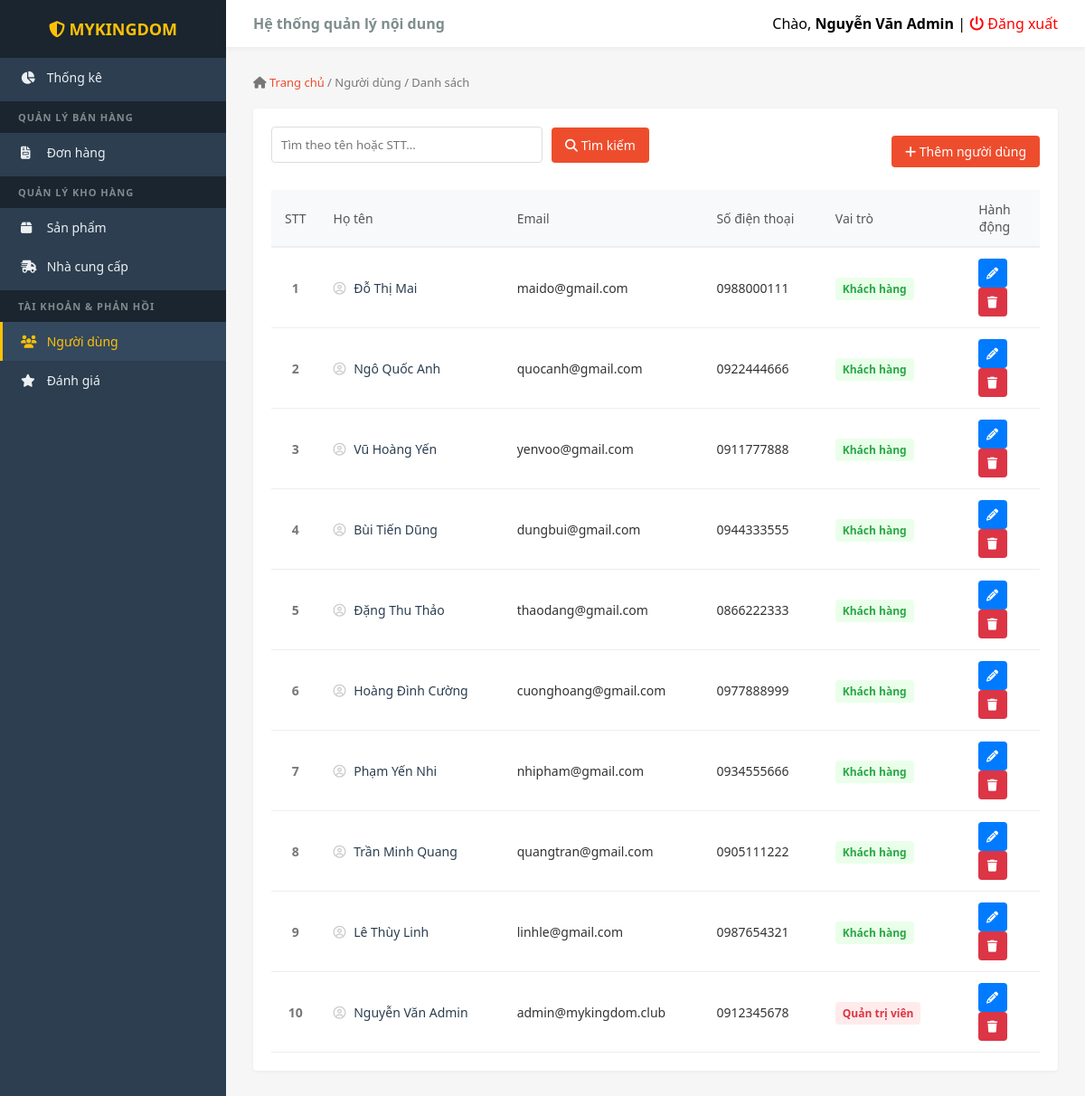
The app's page /admin/index.php?page=users (signed in), older data.
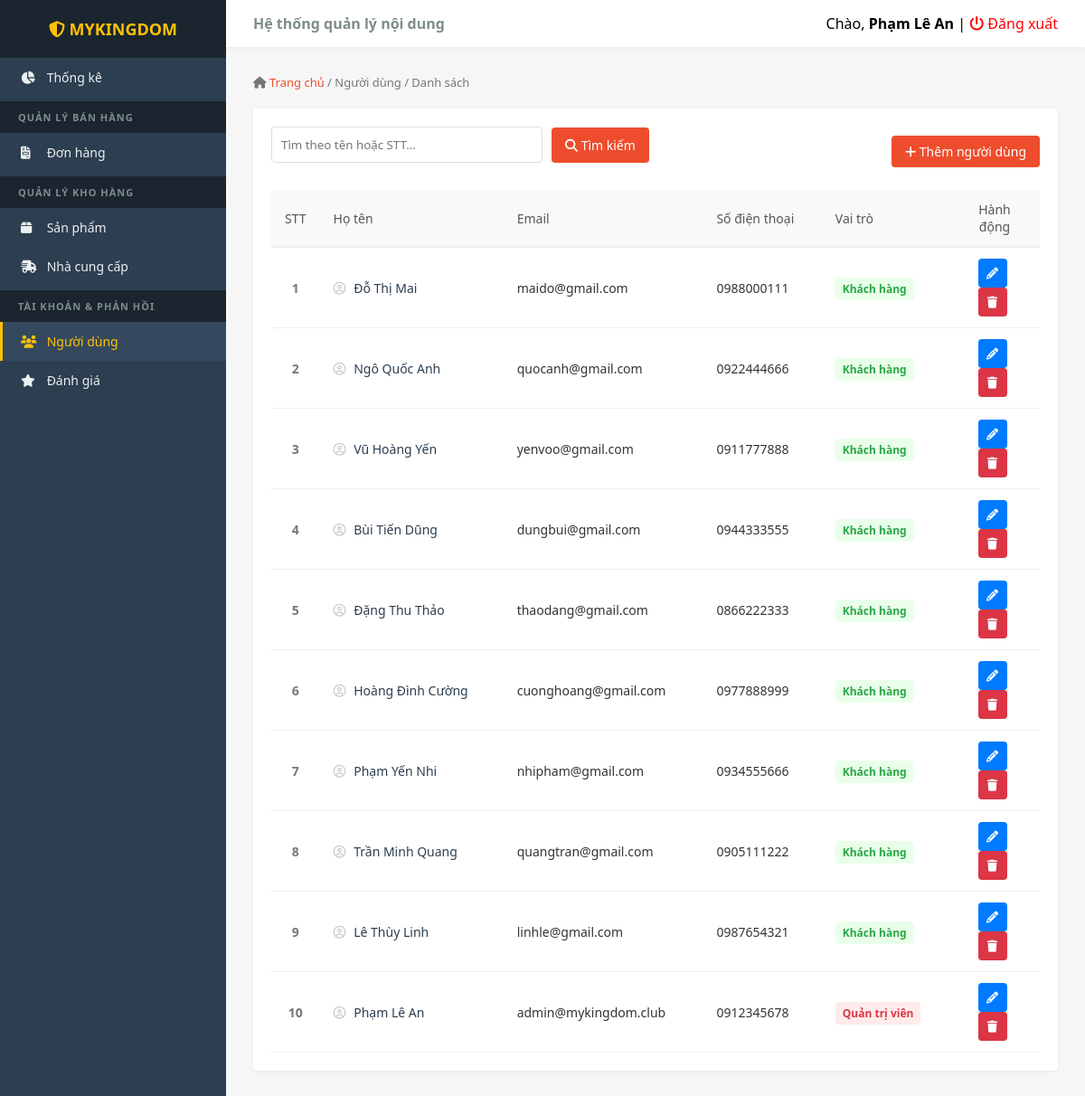
The same page, newer data.
### tables this page shows
CREATE TABLE `users` (
  `id` int(11) NOT NULL,
  `fullname` varchar(255) NOT NULL,
  `email` varchar(255) NOT NULL,
  `password` varchar(255) NOT NULL,
  `phone` varchar(15) DEFAULT NULL,
  `role` varchar(20) NOT NULL DEFAULT 'customer'
);

### admin/users.php (the view, shortened to what the changed rows need)
<?php
$action = isset($_GET['action']) ? $_GET['action'] : 'list';
?>
<?php
if ($action === 'add' || $action === 'edit'):
    $u = ['id'=>'', 'fullname'=>'', 'email'=>'', 'phone'=>'', 'role'=>'user'];
    if ($action === 'edit') {
        $stmt = $pdo->prepare("SELECT * FROM users WHERE id = ?");
        $stmt->execute([(int)$_GET['id']]);
        $u = $stmt->fetch();
    }
?>
    <div class="box" style="max-width: 600px;">
        <h3 style="margin-top: 0; margin-bottom: 20px; border-bottom: 1px solid #eee; padding-bottom: 15px;">
            <?= $action=='add' ? 'Tạo Tài Khoản Mới' : 'Cập Nhật Tài Khoản' ?>
        </h3>
        <form action="index.php?page=users" method="POST">
            <?php if($action=='add'): ?>
                <input type="hidden" name="create_user" value="1">
            <?php else: ?>
                <input type="hidden" name="update_user" value="1">
                <input type="hidden" name="user_id" value="<?= $u['id'] ?>">
            <?php endif; ?>
            <div class="sp-form-group">
                <label>Họ và Tên *</label>
                <input type="text" name="fullname" class="sp-form-control" value="<?= htmlspecialchars($u['fullname']) ?>" required>
            </div>
            <div class="sp-form-group">
                <label>Email đăng nhập *</label>
                <input type="email" name="email" class="sp-form-control" value="<?= htmlspecialchars($u['email']) ?>" required>
            </div>
            <div class="sp-form-group">
                <label>Số điện thoại liên hệ *</label>
                <input type="text" name="phone" class="sp-form-control" value="<?= htmlspecialchars($u['phone']) ?>" required>
            </div>
            <div class="sp-form-group">
                <label><?= $action=='add' ? 'Mật khẩu *' : 'Mật khẩu mới (Để trống nếu không muốn đổi)' ?></label>
                <input type="password" name="password" class="sp-form-control" <?= $action=='add' ? 'required' : '' ?> placeholder="Nhập mật khẩu...">
            </div>
            <div class="sp-form-group">
                <label>Phân quyền hệ thống *</label>
                <select name="role" class="sp-form-control" required>
                    <option value="user" <?= $u['role'] == 'user' ? 'selected' : '' ?>>Khách hàng (Chỉ mua sắm)</option>
                    <option value="admin" <?= $u['role'] == 'admin' ? 'selected' : '' ?>>Quản trị viên (Truy cập Admin)</option>
                </select>
            </div>
            <div style="text-align: right; margin-top: 25px;">
                <a href="index.php?page=users" style="padding: 8px 15px; color: #555; text-decoration: none; margin-right: 10px; border: 1px solid #ccc; border-radius: 4px;">Hủy bỏ</a>
                <button type="submit" style="background: #ee4d2d; color: #fff; border: none; padding: 9px 20px; border-radius: 4px; cursor: pointer; font-weight: 500;">
                    <i class="fa-solid fa-floppy-disk"></i> LƯU TÀI KHOẢN
                </button>
            </div>
        </form>
    </div>
<?php
else:
    $keyword = isset($_GET['keyword']) ? trim($_GET['keyword']) : '';
?>
    <div class="box">
        <table class="sp-table">
            <thead>
                <tr>
                    <th style="width: 50px; text-align: center;">STT</th>
                    <th>Họ tên</th>
                    <th>Email</th>
                    <th>Số điện thoại</th>
                    <th>Vai trò</th>
                    <th style="text-align: center; width: 100px;">Hành động</th>
                </tr>
            </thead>
            <tbody>
                <?php
                $sql = "SELECT * FROM users ORDER BY id DESC";
                $all_users = $pdo->query($sql)->fetchAll();
                $users = [];
                $display_index = 1;
                if ($keyword !== '') {
                    $keyword = preg_replace('/\s+/', ' ', $keyword);
                    $keywords = explode(' ', $keyword);
                    foreach ($all_users as $user_item) {
                        $fullname_lower = mb_strtolower($user_item['fullname'], 'UTF-8');
                        $stt_text = (string)$display_index;
                        $matched_all_keywords = true;
                        foreach ($keywords as $kw) {
                            $kw = trim($kw);
                            if ($kw === '') {
                                continue;
                            }
                            $kw_lower = mb_strtolower($kw, 'UTF-8');
                            if (is_numeric($kw)) {
                                if (
                                    strpos($stt_text, $kw) === false &&
                                    mb_strpos($fullname_lower, $kw_lower, 0, 'UTF-8') === false
                                ) {
                                    $matched_all_keywords = false;
                                    break;
                                }
                            } else {
                                if (mb_strpos($fullname_lower, $kw_lower, 0, 'UTF-8') === false) {
                                    $matched_all_keywords = false;
                                    break;
                                }
                            }
                        }
                        if ($matched_all_keywords) {
                            $user_item['display_stt'] = $display_index;
                            $users[] = $user_item;
                        }
                        $display_index++;
                    }
                } else {
                    foreach ($all_users as $user_item) {
                        $user_item['display_stt'] = $display_index;
                        $users[] = $user_item;
                        $display_index++;
                    }
                }
                if(count($users) > 0):
                    foreach ($users as $row):
                ?>
                <tr>
                    <td style="text-align: center; font-weight: bold; color: #777;"><?= htmlspecialchars($row['display_stt']) ?></td>
                    <td style="font-weight: 500; color: #2c3e50;"><i class="fa-regular fa-circle-user" style="color:#ccc; margin-right:5px;"></i> <?= htmlspecialchars($row['fullname']) ?></td>
                    <td><?= htmlspecialchars($row['email']) ?></td>
                    <td><?= htmlspecialchars($row['phone']) ?></td>
                    <td>
                        <?php if($row['role'] == 'admin'): ?>
                            <span style="background: #ffebeb; color: #dc3545; padding: 4px 8px; border-radius: 4px; font-size: 12px; font-weight: bold;">Quản trị viên</span>
                        <?php else: ?>
                            <span style="background: #eaffea; color: #28a745; padding: 4px 8px; border-radius: 4px; font-size: 12px; font-weight: bold;">Khách hàng</span>
                        <?php endif; ?>
                    </td>
                    <td style="text-align: center;">
                        <a href="index.php?page=users&action=edit&id=<?= $row['id'] ?>" class="btn-action btn-edit"><i class="fa-solid fa-pencil"></i></a>
                        <a href="index.php?page=users&action=delete&id=<?= $row['id'] ?>" class="btn-action btn-delete" onclick="return confirm('Cảnh báo: Bạn có chắc chắn muốn xóa tài khoản này?');"><i class="fa-solid fa-trash"></i></a>
                    </td>
                </tr>
                <?php
                    endforeach;
                else:
                ?>
                    <tr><td colspan="6" style="text-align: center; padding: 30px; color: #777;">Không tìm thấy người dùng phù hợp.</td></tr>
                <?php endif; ?>
            </tbody>
        </table>
    </div>
<?php endif; ?>

### admin/index.php (shortened to what the changed rows need)
<?php
$page = isset($_GET['page']) ? $_GET['page'] : 'dashboard';
?>
<!DOCTYPE html>
<html lang="vi">
<head>
    <link rel="stylesheet" href="https://cdnjs.cloudflare.com/ajax/libs/font-awesome/6.4.0/css/all.min.css">
</head>
<body>
    <div class="main">
        <div class="topbar">
            <span>Chào, <b><?= htmlspecialchars($_SESSION['admin_user']) ?></b> | <a href="index.php?action=logout" style="color: red; text-decoration: none;"><i class="fa-solid fa-power-off"></i> Đăng xuất</a></span>
        </div>
        <div class="content">
            <?php
            if (file_exists("{$page}.php")) { include "{$page}.php"; }
            else { echo "<h3>Đang phát triển tính năng này...</h3>"; }
            ?>
        </div>
    </div>
</body>
</html>

Row changes from the older to the newer data that the page shows:
changed users "admin@mykingdom.club": fullname "Nguyễn Văn Admin" → "Phạm Lê An"
Text that changed along with them:
$_SESSION['admin_user']: "Nguyễn Văn Admin" → "Phạm Lê An"
